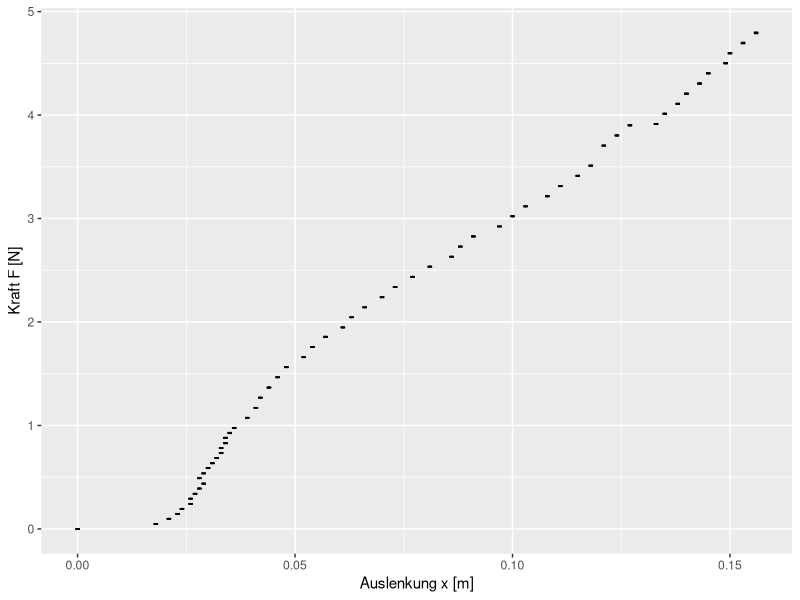

Recreate this plot in R. (Note: this script raises an error after producing the figure.)
## ---- chunk 1
Gewichte <- read.csv("Daten/Gewichte.csv", 
                     col.names = c("Name", "Einzelmasse", 
                                   "n_Gewichte", "Sollwert", "Gewicht_g"),
                     sep=";", dec=",")
Gewichte[1:6,1:2]
## ---- chunk 2
# Skalenunsicherheit
u_Skala = 1*10**(-4)/(2*sqrt(3)) #kg
# BAUSTELLE: Hier fehlt noch die Geräteungenauigkeit der Waage (Waagenunsicherheit)
u_Waage = 0.05*10**(-3) #Geschätzt in kg
# Geräteunsicherheit
u_Gerät = sqrt((u_Skala)^2+(u_Waage)^2)
# Massenunsicherheit

# Massenungenauigkeit
u_m = Gewichte$n_Gewichte*u_Gerät #kg
## ---- chunk 3
# Auslenkungsungenauigkeit 
u_x = 2.0*10**(-4) #m
## ---- chunk 4
Messreihe = read.csv("Daten/Messreihe.csv", sep=";", dec = ",")
colnames(Messreihe)=c("n_Gewichte", "Sollwert_g", "Gewicht_g", "Auslenkung1",  "Auslenkung2", "x_Haken", "x_0_Ende")
Messreihe[,1:4]
## ---- chunk 5
# Nullwerte(x_0 = 11,2cm) abziehen
Messreihe$Auslenkung1_x0 <- Messreihe$Auslenkung1 - 11.2

# Einheitenbezug
Messreihe$Gewicht_kg <- Messreihe$Gewicht_g/1000 #g -> kg
Messreihe$Auslenkung1_x0_m <-  Messreihe$Auslenkung1_x0/100 #cm -> m

# ERDBESCHLEUNIGUNG
g = 9.81 #m/s^2

# Berechnung von Kraft und u_Kraft
Messreihe$Kraft <- Messreihe$Gewicht_kg * g #N
Messreihe$u_Kraft <- g*u_m

# Plotten
library(ggplot2)
ggplot(Messreihe, aes(x = Auslenkung1_x0_m, y = Kraft, ymin = Kraft-u_Kraft, 
                      ymax = Kraft+u_Kraft)) + 
  geom_point(size=0.1) + 
  geom_errorbar(width = 0.001) + 
  geom_errorbar(width = 0.001) +
  xlab("Auslenkung x [m]") + ylab("Kraft F [N]")
## ---- chunk 6
Messreihe$Federkonstante <- Messreihe$Gewicht_kg*g/Messreihe$Auslenkung1_x0_m

# Plotten
ggplot(subset(Messreihe, !is.na(Federkonstante)), 
            aes(x = Auslenkung1_x0_m, y = Federkonstante, 
                ymin = Federkonstante-u_Federkonstante, 
                ymax = Federkonstante+u_Federkonstante)
  ) + geom_point() + geom_errorbar(width = 0.005)
## ---- chunk 7
# Ausschließen der Werte der Federkonstante mit x<=0,05
D <- Messreihe$Federkonstante[Messreihe$Auslenkung1_x0_m>0.05]

# Ausgabe als Dataframe
data.frame(Statistische_Kenngröße=c("Mittelwert_MW", 
                                   "Standardabweichung_SD", 
                                   "SD_von_MW"),
          Werte=c(mean(D), sd(D), sd(D)/sqrt(length(D))))
## ---- chunk 8
# Berechnung der Messunsicherheit der Federkonstanten
u_D_funktion <- function(x,m){
  sqrt(((g/x)*u_m)**2+((-m*g/x**2)*u_x)**2)
}
 
Messreihe$u_Federkonstante <- u_D_funktion(x=Messreihe$Auslenkung1_x0_m, m=Messreihe$Gewicht_kg)
